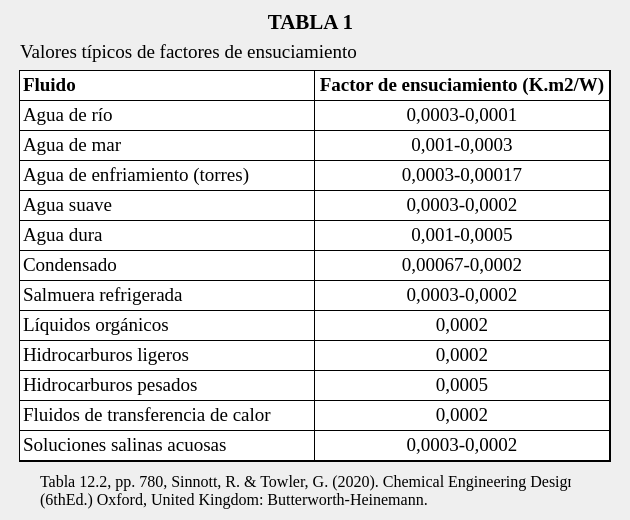
<?xml version="1.0" encoding="UTF-8"?>
<ui version="4.0">
 <class>Form</class>
 <widget class="QWidget" name="Form">
  <property name="geometry">
   <rect>
    <x>0</x>
    <y>0</y>
    <width>630</width>
    <height>520</height>
   </rect>
  </property>
  <property name="maximumSize">
   <size>
    <width>630</width>
    <height>520</height>
   </size>
  </property>
  <property name="windowTitle">
   <string>TableWindow</string>
  </property>
  <widget class="QTableWidget" name="table1_widget">
   <property name="geometry">
    <rect>
     <x>19</x>
     <y>70</y>
     <width>592</width>
     <height>392</height>
    </rect>
   </property>
   <property name="maximumSize">
    <size>
     <width>16777215</width>
     <height>16777215</height>
    </size>
   </property>
   <property name="styleSheet">
    <string notr="true">border:1px solid black;
gridline-color: black;</string>
   </property>
   <property name="showGrid">
    <bool>true</bool>
   </property>
   <property name="gridStyle">
    <enum>Qt::SolidLine</enum>
   </property>
   <property name="cornerButtonEnabled">
    <bool>true</bool>
   </property>
   <property name="rowCount">
    <number>13</number>
   </property>
   <property name="columnCount">
    <number>2</number>
   </property>
   <attribute name="horizontalHeaderVisible">
    <bool>false</bool>
   </attribute>
   <attribute name="horizontalHeaderDefaultSectionSize">
    <number>295</number>
   </attribute>
   <attribute name="horizontalHeaderStretchLastSection">
    <bool>false</bool>
   </attribute>
   <attribute name="verticalHeaderVisible">
    <bool>false</bool>
   </attribute>
   <attribute name="verticalHeaderCascadingSectionResizes">
    <bool>false</bool>
   </attribute>
   <attribute name="verticalHeaderDefaultSectionSize">
    <number>30</number>
   </attribute>
   <attribute name="verticalHeaderStretchLastSection">
    <bool>false</bool>
   </attribute>
   <row/>
   <row/>
   <row/>
   <row/>
   <row/>
   <row/>
   <row/>
   <row/>
   <row/>
   <row/>
   <row/>
   <row/>
   <row/>
   <column/>
   <column/>
   <item row="0" column="0">
    <property name="text">
     <string>Fluido</string>
    </property>
    <property name="font">
     <font>
      <family>Times New Roman</family>
      <pointsize>14</pointsize>
      <weight>75</weight>
      <bold>true</bold>
     </font>
    </property>
   </item>
   <item row="0" column="1">
    <property name="text">
     <string>Factor de ensuciamiento (K.m2/W)</string>
    </property>
    <property name="font">
     <font>
      <family>Times New Roman</family>
      <pointsize>14</pointsize>
      <weight>75</weight>
      <bold>true</bold>
     </font>
    </property>
    <property name="textAlignment">
     <set>AlignCenter</set>
    </property>
   </item>
   <item row="1" column="0">
    <property name="text">
     <string>Agua de río</string>
    </property>
    <property name="font">
     <font>
      <family>Times New Roman</family>
      <pointsize>14</pointsize>
     </font>
    </property>
   </item>
   <item row="1" column="1">
    <property name="text">
     <string>0,0003-0,0001</string>
    </property>
    <property name="font">
     <font>
      <family>Times New Roman</family>
      <pointsize>14</pointsize>
     </font>
    </property>
    <property name="textAlignment">
     <set>AlignCenter</set>
    </property>
   </item>
   <item row="2" column="0">
    <property name="text">
     <string>Agua de mar</string>
    </property>
    <property name="font">
     <font>
      <family>Times New Roman</family>
      <pointsize>14</pointsize>
     </font>
    </property>
   </item>
   <item row="2" column="1">
    <property name="text">
     <string>0,001-0,0003</string>
    </property>
    <property name="font">
     <font>
      <family>Times New Roman</family>
      <pointsize>14</pointsize>
     </font>
    </property>
    <property name="textAlignment">
     <set>AlignCenter</set>
    </property>
   </item>
   <item row="3" column="0">
    <property name="text">
     <string>Agua de enfriamiento (torres)</string>
    </property>
    <property name="font">
     <font>
      <family>Times New Roman</family>
      <pointsize>14</pointsize>
     </font>
    </property>
   </item>
   <item row="3" column="1">
    <property name="text">
     <string>0,0003-0,00017</string>
    </property>
    <property name="font">
     <font>
      <family>Times New Roman</family>
      <pointsize>14</pointsize>
     </font>
    </property>
    <property name="textAlignment">
     <set>AlignCenter</set>
    </property>
   </item>
   <item row="4" column="0">
    <property name="text">
     <string>Agua suave</string>
    </property>
    <property name="font">
     <font>
      <family>Times New Roman</family>
      <pointsize>14</pointsize>
     </font>
    </property>
   </item>
   <item row="4" column="1">
    <property name="text">
     <string>0,0003-0,0002</string>
    </property>
    <property name="font">
     <font>
      <family>Times New Roman</family>
      <pointsize>14</pointsize>
     </font>
    </property>
    <property name="textAlignment">
     <set>AlignCenter</set>
    </property>
   </item>
   <item row="5" column="0">
    <property name="text">
     <string>Agua dura</string>
    </property>
    <property name="font">
     <font>
      <family>Times New Roman</family>
      <pointsize>14</pointsize>
     </font>
    </property>
   </item>
   <item row="5" column="1">
    <property name="text">
     <string>0,001-0,0005</string>
    </property>
    <property name="font">
     <font>
      <family>Times New Roman</family>
      <pointsize>14</pointsize>
     </font>
    </property>
    <property name="textAlignment">
     <set>AlignCenter</set>
    </property>
   </item>
   <item row="6" column="0">
    <property name="text">
     <string>Condensado</string>
    </property>
    <property name="font">
     <font>
      <family>Times New Roman</family>
      <pointsize>14</pointsize>
     </font>
    </property>
   </item>
   <item row="6" column="1">
    <property name="text">
     <string>0,00067-0,0002</string>
    </property>
    <property name="font">
     <font>
      <family>Times New Roman</family>
      <pointsize>14</pointsize>
     </font>
    </property>
    <property name="textAlignment">
     <set>AlignCenter</set>
    </property>
   </item>
   <item row="7" column="0">
    <property name="text">
     <string>Salmuera refrigerada</string>
    </property>
    <property name="font">
     <font>
      <family>Times New Roman</family>
      <pointsize>14</pointsize>
     </font>
    </property>
   </item>
   <item row="7" column="1">
    <property name="text">
     <string>0,0003-0,0002</string>
    </property>
    <property name="font">
     <font>
      <family>Times New Roman</family>
      <pointsize>14</pointsize>
     </font>
    </property>
    <property name="textAlignment">
     <set>AlignCenter</set>
    </property>
   </item>
   <item row="8" column="0">
    <property name="text">
     <string>Líquidos orgánicos</string>
    </property>
    <property name="font">
     <font>
      <family>Times New Roman</family>
      <pointsize>14</pointsize>
     </font>
    </property>
   </item>
   <item row="8" column="1">
    <property name="text">
     <string>0,0002</string>
    </property>
    <property name="font">
     <font>
      <family>Times New Roman</family>
      <pointsize>14</pointsize>
     </font>
    </property>
    <property name="textAlignment">
     <set>AlignCenter</set>
    </property>
   </item>
   <item row="9" column="0">
    <property name="text">
     <string>Hidrocarburos ligeros</string>
    </property>
    <property name="font">
     <font>
      <family>Times New Roman</family>
      <pointsize>14</pointsize>
     </font>
    </property>
   </item>
   <item row="9" column="1">
    <property name="text">
     <string>0,0002</string>
    </property>
    <property name="font">
     <font>
      <family>Times New Roman</family>
      <pointsize>14</pointsize>
     </font>
    </property>
    <property name="textAlignment">
     <set>AlignCenter</set>
    </property>
   </item>
   <item row="10" column="0">
    <property name="text">
     <string>Hidrocarburos pesados</string>
    </property>
    <property name="font">
     <font>
      <family>Times New Roman</family>
      <pointsize>14</pointsize>
     </font>
    </property>
   </item>
   <item row="10" column="1">
    <property name="text">
     <string>0,0005</string>
    </property>
    <property name="font">
     <font>
      <family>Times New Roman</family>
      <pointsize>14</pointsize>
     </font>
    </property>
    <property name="textAlignment">
     <set>AlignCenter</set>
    </property>
   </item>
   <item row="11" column="0">
    <property name="text">
     <string>Fluidos de transferencia de calor</string>
    </property>
    <property name="font">
     <font>
      <family>Times New Roman</family>
      <pointsize>14</pointsize>
     </font>
    </property>
   </item>
   <item row="11" column="1">
    <property name="text">
     <string>0,0002</string>
    </property>
    <property name="font">
     <font>
      <family>Times New Roman</family>
      <pointsize>14</pointsize>
     </font>
    </property>
    <property name="textAlignment">
     <set>AlignCenter</set>
    </property>
   </item>
   <item row="12" column="0">
    <property name="text">
     <string>Soluciones salinas acuosas</string>
    </property>
    <property name="font">
     <font>
      <family>Times New Roman</family>
      <pointsize>14</pointsize>
     </font>
    </property>
   </item>
   <item row="12" column="1">
    <property name="text">
     <string>0,0003-0,0002</string>
    </property>
    <property name="font">
     <font>
      <family>Times New Roman</family>
      <pointsize>14</pointsize>
     </font>
    </property>
    <property name="textAlignment">
     <set>AlignCenter</set>
    </property>
   </item>
  </widget>
  <widget class="QLabel" name="label_table_source">
   <property name="geometry">
    <rect>
     <x>40</x>
     <y>470</y>
     <width>531</width>
     <height>41</height>
    </rect>
   </property>
   <property name="font">
    <font>
     <family>Times New Roman</family>
     <pointsize>12</pointsize>
    </font>
   </property>
   <property name="text">
    <string>Tabla 12.2, pp. 780, Sinnott, R. &amp; Towler, G. (2020). Chemical Engineering Design
(6thEd.) Oxford, United Kingdom: Butterworth-Heinemann.</string>
   </property>
  </widget>
  <widget class="QWidget" name="layoutWidget">
   <property name="geometry">
    <rect>
     <x>20</x>
     <y>10</y>
     <width>581</width>
     <height>53</height>
    </rect>
   </property>
   <layout class="QVBoxLayout" name="verticalLayout">
    <item>
     <widget class="QLabel" name="label_table">
      <property name="font">
       <font>
        <family>Times New Roman</family>
        <pointsize>16</pointsize>
        <weight>75</weight>
        <bold>true</bold>
       </font>
      </property>
      <property name="text">
       <string>TABLA 1</string>
      </property>
      <property name="alignment">
       <set>Qt::AlignCenter</set>
      </property>
     </widget>
    </item>
    <item>
     <widget class="QLabel" name="label_table_description">
      <property name="font">
       <font>
        <family>Times New Roman</family>
        <pointsize>14</pointsize>
       </font>
      </property>
      <property name="text">
       <string>Valores típicos de factores de ensuciamiento</string>
      </property>
     </widget>
    </item>
   </layout>
  </widget>
 </widget>
 <resources/>
 <connections/>
</ui>
